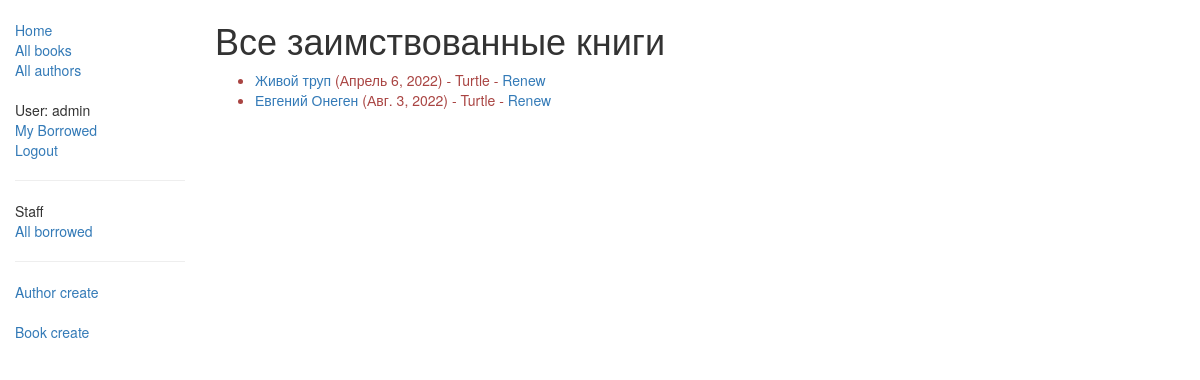
The page /catalog/borrowed/ (signed in) on the database as committed earlier.
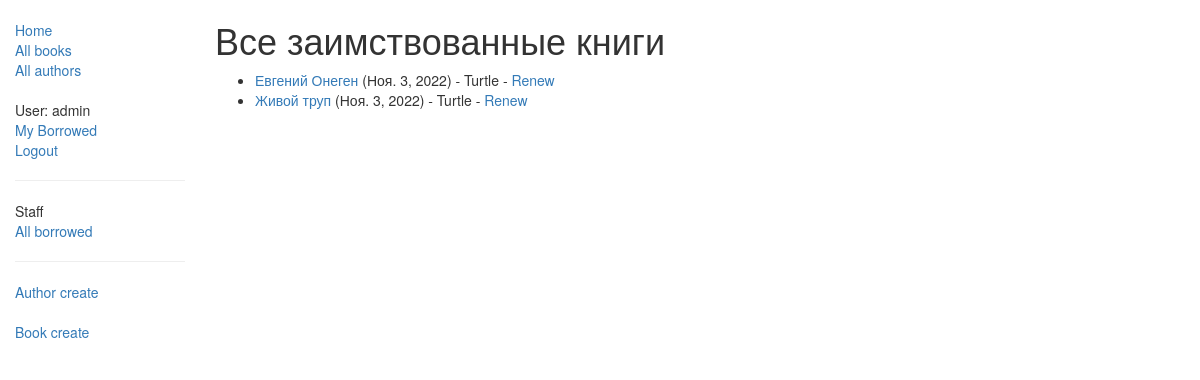
The same page on the database as committed later.
### catalog/models.py (models this page shows, shortened)
class BookInstance(models.Model):
    id = models.UUIDField(primary_key=True, default=uuid.uuid4,
                          help_text="Уникальный идентификатор этой конкретной книги во всей библиотеке")
    book = models.ForeignKey('book', on_delete=models.SET_NULL, null=True)
    imprint = models.CharField(max_length=200)
    due_back = models.DateField(null=True, blank=True)
    borrower = models.ForeignKey(User, on_delete=models.SET_NULL, null=True, blank=True)
    LOAN_STATUS = (
        ('m', 'Maintenance'),
        ('o', 'On loan'),
        ('a', 'Available'),
        ('r', 'Reserved'),
    )
    status = models.CharField(max_length=1, choices=LOAN_STATUS, blank=True, default='m', help_text='Book availability')
    class Meta:
        ordering = ["due_back"]
        permissions = (("can_mark_returned", "Set book as returned"),)
    @property
    def is_overdue(self):
        if self.due_back and date.today() > self.due_back:
            return True
        return False

class Book(models.Model):
    title = models.CharField(max_length=200)
    author = models.ForeignKey('author', on_delete=models.SET_NULL, null=True)
    summary = models.TextField(max_length=1000, help_text="Enter a brief description of the book")
    isbn = models.CharField('isbn', max_length=13, help_text='13 Character <a href="https://www.isbn-international.org'
                                                             '/content/what-isbn">ISBN number</a>')
    genre = models.ManyToManyField(Genre, help_text="Select a genre for this book")
    def display_genre(self):
        """
        Создает строку для жанра. Это необходимо для отображения жанра в Admin.
        """
        return ', '.join([genre.name for genre in self.genre.all()[:3]])
    display_genre.short_description = 'Genre'

### catalog/views.py (the view)
# urls.py: path(r'borrowed/', views.LoanedBooksAllListView.as_view(), name='all-borrowed'),
class LoanedBooksAllListView(PermissionRequiredMixin, generic.ListView):
    model = BookInstance
    permission_required = 'catalog.can_mark_returned'
    template_name = 'catalog/bookinstance_list_borrowed_all.html'
    paginate_by = 10
    def get_queryset(self):
        return BookInstance.objects.filter(status__exact='o').order_by('due_back')

### catalog/templates/catalog/bookinstance_list_borrowed_all.html
{% extends "base_generic.html" %}
{% block content %}
    <h1>Все заимствованные книги</h1>
    {% if bookinstance_list %}
    <ul>
      {% for bookinst in bookinstance_list %}
      <li class="{% if bookinst.is_overdue %}text-danger{% endif %}">
        <a href="{% url 'book-detail' bookinst.book.pk %}">{{bookinst.book.title}}</a> ({{ bookinst.due_back }}) {% if user.is_staff %}- {{ bookinst.borrower }}{% endif %} {% if perms.catalog.can_mark_returned %}- <a href="{% url 'renew-book-librarian' bookinst.id %}">Renew</a>  {% endif %}
      </li>
      {% endfor %}
    </ul>
    {% else %}
      <p>Книг напрокат нет.</p>
    {% endif %}
{% endblock %}

Rows that differ between the two databases and show on the page:
changed BookInstance "Евгений Онеген": due_back "Авг. 3, 2022" → "Ноя. 3, 2022"; moves up the list
changed BookInstance "Живой труп": due_back "Апрель 6, 2022" → "Ноя. 3, 2022"
